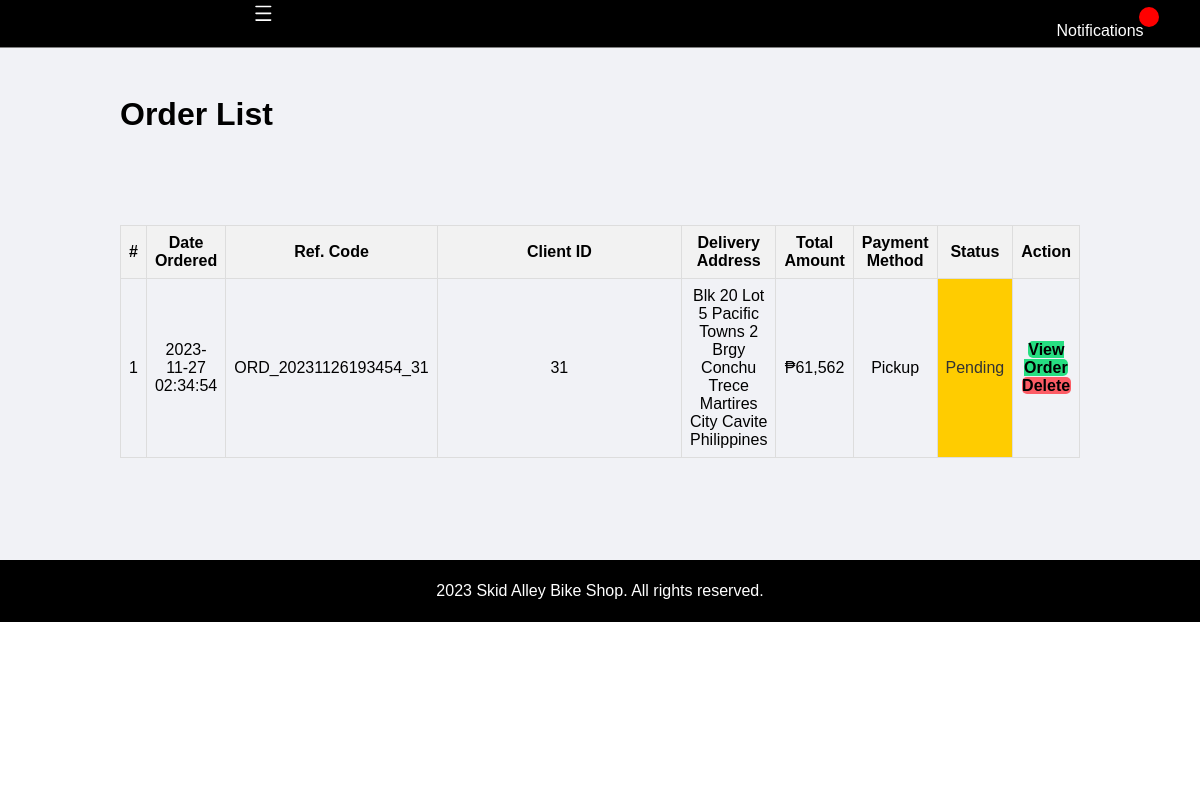
The page /admin/orders.php (signed in) on the database as committed earlier.
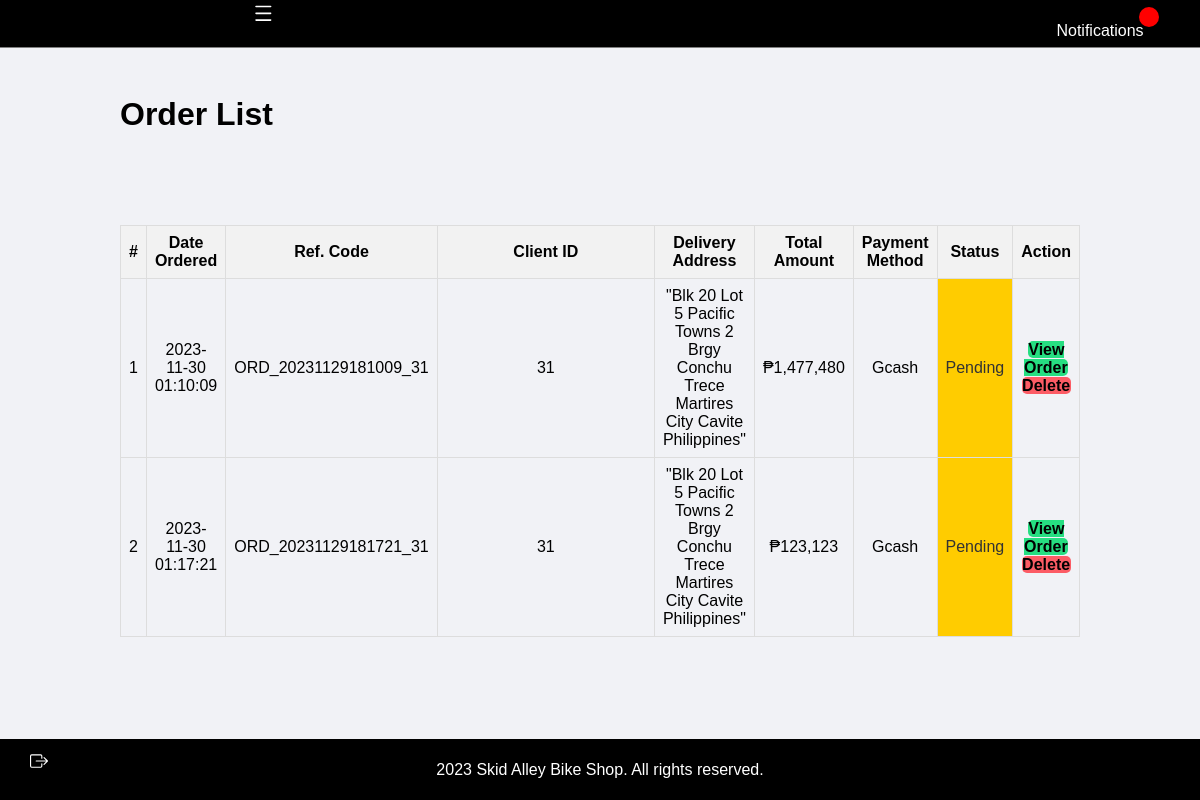
The same page on the database as committed later.
### tables this page shows
CREATE TABLE `order_list` (
  `id` int(10) NOT NULL,
  `ref_code` varchar(100) NOT NULL,
  `client_id` int(30) NOT NULL,
  `gcash_receipts_id` int(11) DEFAULT NULL,
  `total_amount` float NOT NULL DEFAULT 0,
  `delivery_address` text NOT NULL,
  `payment_method` varchar(250) NOT NULL,
  `message` varchar(255) NOT NULL,
  `status` tinyint(1) NOT NULL DEFAULT 0 COMMENT '0=pending,1 = packed, 2 = for delivery, 3 = on the way, 4 = delivered, 5=cancelled',
  `order_receive` tinyint(1) NOT NULL,
  `date_created` datetime NOT NULL DEFAULT current_timestamp(),
  `date_updated` datetime DEFAULT NULL ON UPDATE current_timestamp()
);

### admin/orders.php (the view, shortened to what this page needs)
<?php include('partials/menu.php'); ?>
<div class="main-content">
    <div class="wrapper">
        <h1>Order List</h1>
        <br/>
        <br/><br/><br/>
        <table class="tbl-full">
            <tr>
                <th>#</th>
                <th>Date Ordered</th>
                <th>Ref. Code</th>
                <th>Client ID</th>
                <th>Delivery Address</th>
                <th>Total Amount</th>
                <th>Payment Method</th>
                <th>Status</th>
                <th>Action</th>
            </tr>
            <?php
            $sql = "SELECT * FROM order_list";
            $res = mysqli_query($conn, $sql);
            if ($res == TRUE) {
                $count = mysqli_num_rows($res);
                $sn = 1;
                if ($count > 0) {
                    while ($rows = mysqli_fetch_assoc($res)) {
                        $id = $rows['id'];
                        $ref_code = $rows['ref_code'];
                        $client_id = $rows['client_id'];
                        $total_amount = $rows['total_amount'];
                        $deliveryAddress = $rows['delivery_address'];
                        $paymentMethod = $rows['payment_method'];
                        $status = $rows['status'];
                        $order_receive = $rows['order_receive'];
                        $date_ordered = $rows['date_created'];
                        $statusLabels = array(
                            0 => 'Pending',
                            1 => 'Packed',
                            2 => 'For Delivery',
                            3 => 'On the Way',
                            4 => 'Delivered',
                            5 => 'Cancelled'
                        );
                        if ($order_receive == 1) {
                            $statusLabel = 'Delivered (Received)';
                            $statusCellStyle = 'background-color: #00cc66; color: #fff;';
                        } else {
                            $statusLabel = isset($statusLabels[$status]) ? $statusLabels[$status] : 'Unknown';
                            $statusCellStyle = '';
                        }
                        ?>
                        <tr>
                            <td><?php echo $sn++; ?></td>
                            <td><?php echo $date_ordered; ?></td>
                            <td><?php echo $ref_code; ?></td>
                            <td><?php echo $client_id; ?></td>
                            <td><?php echo $deliveryAddress; ?></td>
                            <td>₱<?php echo number_format($total_amount); ?></td>
                            <td><?php echo $paymentMethod ?></td>
                            <td style="<?php echo $statusCellStyle; ?>" class="status-label <?php echo strtolower(str_replace(' ', '-', $statusLabel)); ?>"><?php echo $statusLabel; ?></td>
                            <td>
                                <a href="<?php echo SITEURL; ?>admin/update-orders.php?id=<?php echo $id; ?>" class="btn-secondary">View Order</a>
                                <a href="<?php echo SITEURL; ?>admin/delete-orders.php?id=<?php echo $id; ?>" class="btn-third">Delete</a>
                            </td>
                        </tr>
                        <?php
                    }
                } else {
                    echo "<td colspan='7'><div class='error'>No Orders Found.</div></td>";
                }
            }
            ?>
        </table>
    </div>
    <br><br><br>
</div>
<?php include('partials/footer.php'); ?>

Rows that differ between the two databases and show on the page:
removed order_list: date_created "2023-11-27 02:34:54", ref_code "ORD_20231126193454_31", client "31", delivery_address "Blk 20 Lot 5 Pacific Towns 2 Brgy Conchu Trece Martires City Cavite Philippines", total_amount "61,562", payment_method "Pickup", status "Pending"
added order_list: date_created "2023-11-30 01:10:09", ref_code "ORD_20231129181009_31", client "31", delivery_address "\"Blk 20 Lot 5 Pacific Towns 2 Brgy Conchu Trece Martires City Cavite Philippines\"", total_amount "1,477,480", payment_method "Gcash", status "Pending"
added order_list: date_created "2023-11-30 01:17:21", ref_code "ORD_20231129181721_31", client "31", delivery_address "\"Blk 20 Lot 5 Pacific Towns 2 Brgy Conchu Trece Martires City Cavite Philippines\"", total_amount "123,123", payment_method "Gcash", status "Pending"
